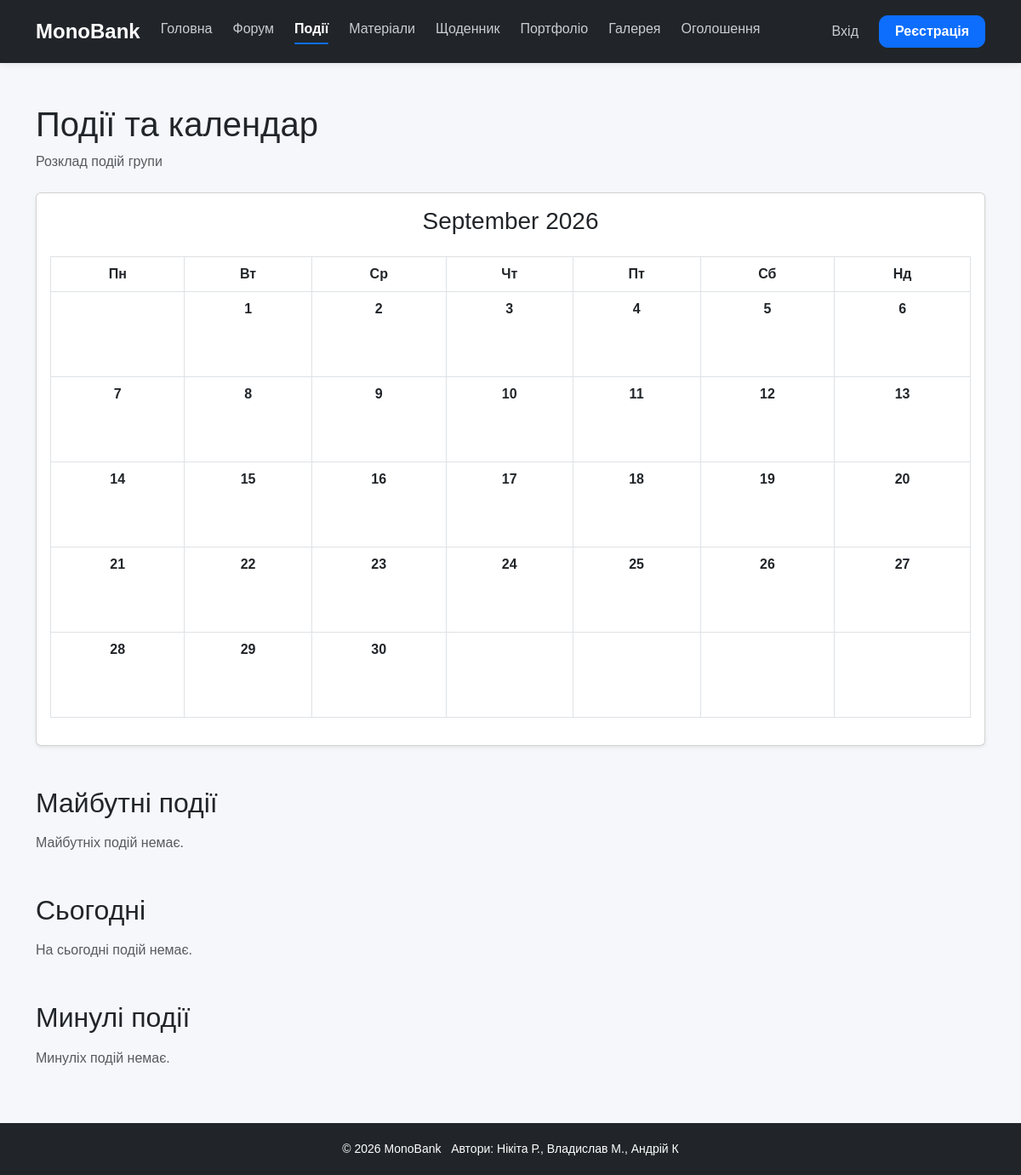
/events/, run on an earlier commit of the app's database.
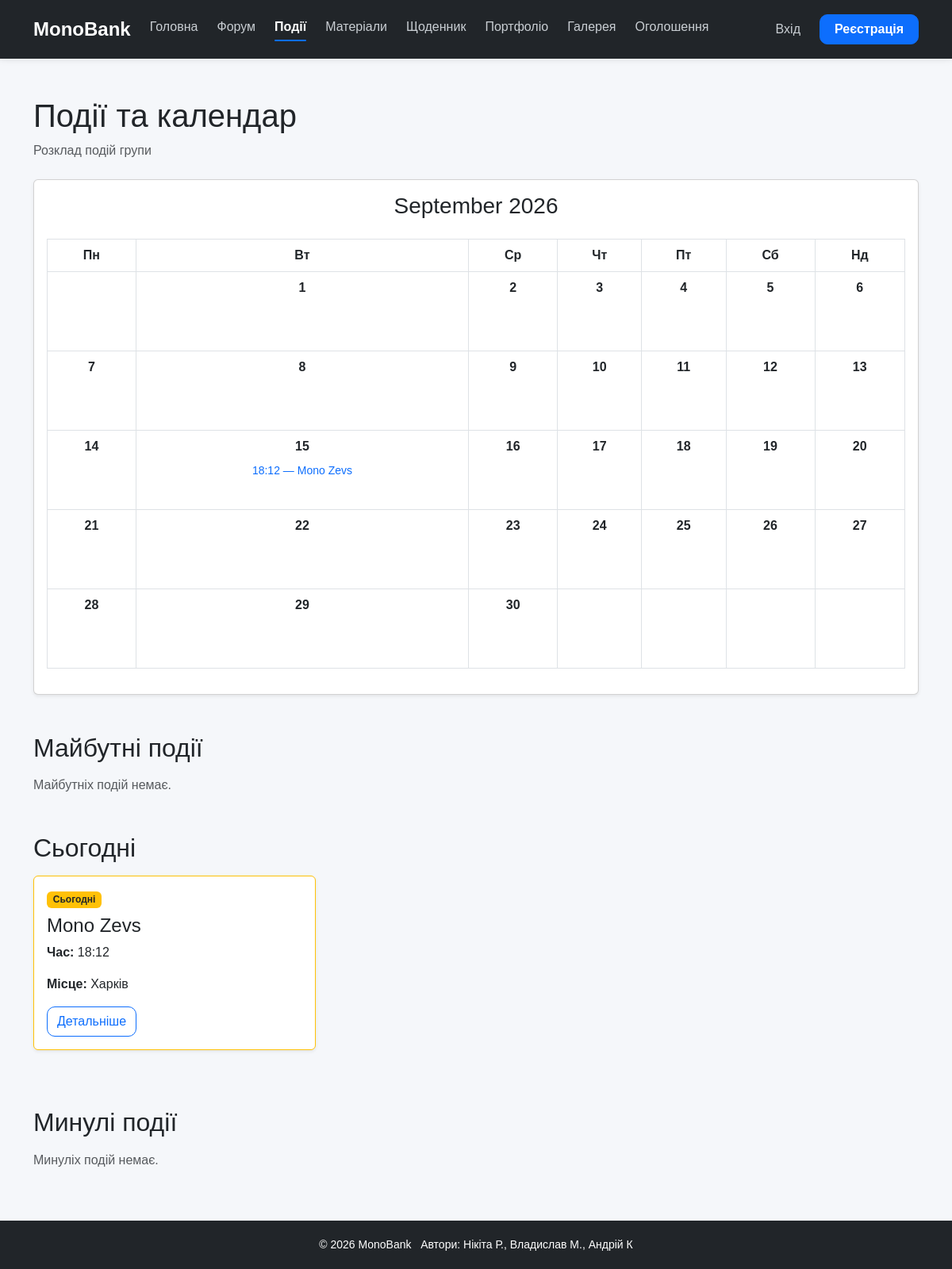
And on a later commit of the database.
### events/models.py (models this page shows, shortened)
class Event(models.Model):
    title = models.CharField(
        max_length=200,
        verbose_name='Назва події'
    )
    description = models.TextField(
        verbose_name='Опис'
    )
    start_at = models.DateTimeField(
        verbose_name='Дата та час початку'
    )
    end_at = models.DateTimeField(
        blank=True,
        null=True,
        verbose_name='Дата та час завершення'
    )
    location = models.CharField(
        max_length=255,
        verbose_name='Місце проведення'
    )
    organizer = models.ForeignKey(
        User,
        on_delete=models.SET_NULL,
        null=True,
        blank=True,
        related_name='organized_events',
        verbose_name='Організатор'
    )
    online_url = models.URLField(
        blank=True,
        verbose_name='Посилання на онлайн-подію'
    )
    created_at = models.DateTimeField(
        auto_now_add=True,
        verbose_name='Дата створення'
    )
    updated_at = models.DateTimeField(
        auto_now=True,
        verbose_name='Дата оновлення'
    )
    class Meta:
        ordering = ['start_at']
        verbose_name = 'Подія'
        verbose_name_plural = 'Події'
    def get_absolute_url(self):
        return reverse(
            'event_detail',
            kwargs={'pk': self.pk}
        )

### events/views.py (the view)
class EventListView(ListView):
    model = Event
    template_name = 'events/event_list.html'
    context_object_name = 'events'
    def get_queryset(self):
        return Event.objects.select_related(
            'organizer'
        ).order_by('start_at')
    def get_context_data(self, **kwargs):
        context = super().get_context_data(**kwargs)
        now = timezone.now()
        today = timezone.localdate()
        events = list(context['events'])
        context['future_events'] = [
            event
            for event in events
            if event.start_at > now
            and event.start_at.date() != today
        ]
        context['today_events'] = [
            event
            for event in events
            if event.start_at.date() == today
        ]
        context['past_events'] = [
            event
            for event in events
            if event.start_at < now
            and event.start_at.date() != today
        ]
        context['can_manage_events'] = (
            self.request.user.is_authenticated
            and (
                self.request.user.is_staff
                or self.request.user.is_superuser
                or self.request.user.groups.filter(
                    name__iexact='Moderator'
                ).exists()
            )
        )
        current_date = today
        context['calendar_year'] = current_date.year
        context['calendar_month'] = current_date.month
        context['calendar_month_name'] = calendar.month_name[
            current_date.month
        ]
        calendar_data = calendar.monthcalendar(
            current_date.year,
            current_date.month
        )
        events_by_day = {}
        for event in events:
            event_date = event.start_at.date()
            if (
                event_date.year == current_date.year
                and event_date.month == current_date.month
            ):
                events_by_day.setdefault(
                    event_date.day,
                    []
                ).append(event)
        context['calendar_data'] = calendar_data
        context['events_by_day'] = events_by_day
        return context

### templates/events/event_list.html (shortened to what the changed rows need)
{% extends 'base.html' %}
{% block content %}
<div class="container py-5">
    <div class="d-flex justify-content-between align-items-center mb-4">
        <div>
            <h1>
                Події та календар
            </h1>
        </div>
    </div>
    <div class="card shadow-sm mb-5">
        <div class="card-body">
            <div class="table-responsive">
                <table class="table table-bordered text-center">
                    <thead>
                        <tr>
                            <th>Пн</th>
                            <th>Вт</th>
                            <th>Ср</th>
                            <th>Чт</th>
                            <th>Пт</th>
                            <th>Сб</th>
                            <th>Нд</th>
                        </tr>
                    </thead>
                    <tbody>
                        {% for week in calendar_data %}
                            <tr>
                                {% for day in week %}
                                    <td
                                        style="height: 100px; vertical-align: top;"
                                    >
                                        {% if day != 0 %}
                                            <div class="fw-bold mb-2">
                                                {{ day }}
                                            </div>
                                            {% for event_day, day_events in events_by_day.items %}
                                                {% if event_day == day %}
                                                    {% for event in day_events %}
                                                        <a
                                                            href="{{ event.get_absolute_url }}"
                                                            class="d-block small text-decoration-none mb-1"
                                                        >
                                                            {{ event.start_at|date:"H:i" }}
                                                            — {{ event.title }}
                                                        </a>
                                                    {% endfor %}
                                                {% endif %}
                                            {% endfor %}
                                        {% endif %}
                                    </td>
                                {% endfor %}
                            </tr>
                        {% endfor %}
                    </tbody>
                </table>
            </div>
        </div>
    </div>
    <section class="mb-5">
        <h2 class="mb-3">
            Майбутні події
        </h2>
    </section>
    <section class="mb-5">
        <h2 class="mb-3">
            Сьогодні
        </h2>
        {% if today_events %}
            <div class="row">
                {% for event in today_events %}
                    <div class="col-md-6 col-lg-4 mb-4">
                        <div class="card h-100 border-warning shadow-sm">
                            <div class="card-body">
                                <span class="badge bg-warning text-dark mb-2">
                                    Сьогодні
                                </span>
                                <h4 class="card-title">
                                    {{ event.title }}
                                </h4>
                                <p>
                                    <strong>Час:</strong>
                                    {{ event.start_at|date:"H:i" }}
                                </p>
                                <p>
                                    <strong>Місце:</strong>
                                    {{ event.location }}
                                </p>
                                <a
                                    href="{{ event.get_absolute_url }}"
                                    class="btn btn-outline-primary"
                                >
                                    Детальніше
                                </a>
                            </div>
                        </div>
                    </div>
                {% endfor %}
            </div>
        {% else %}
            <p class="text-muted">
                На сьогодні подій немає.
            </p>
        {% endif %}
    </section>
    <section>
        <h2 class="mb-3">
            Минулі події
        </h2>
    </section>
</div>
{% endblock %}

What changed in the data, as far as the page shows it:
added Event: start_at "18:12", title "Mono Zevs", location "Харків"
Also different on the page:
text no longer shown: "На сьогодні подій немає."
